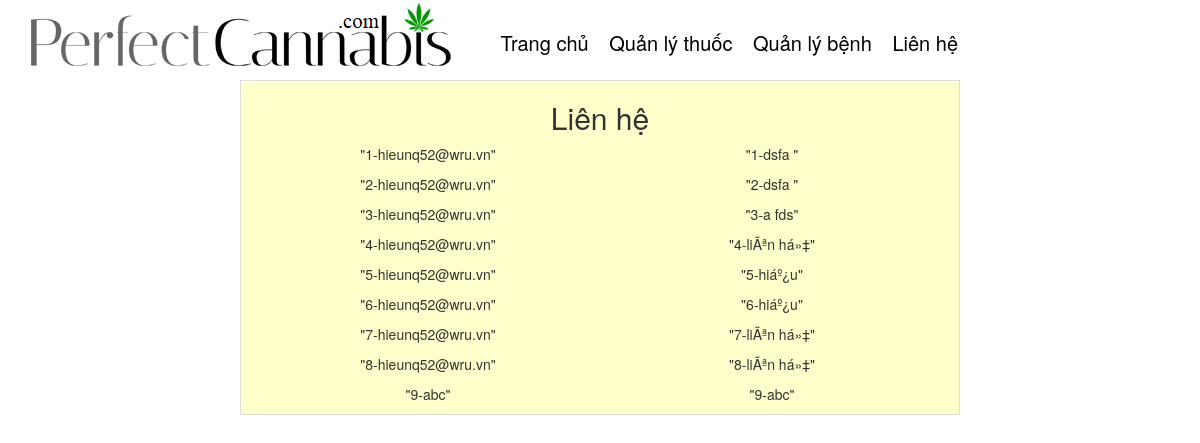
The page /Admin/lienhe1.php on the database as committed earlier.
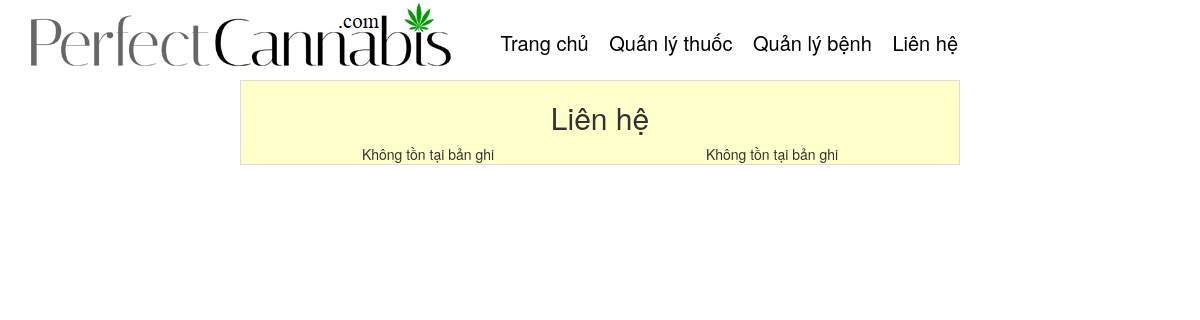
The same page on the database as committed later.
### tables this page shows
CREATE TABLE `lienhe` (
  `Email` varchar(50) DEFAULT NULL,
  `noidung` text
);

### Admin/getLienhe.php (the view, shortened to what this page needs)
<?php
	require('../ketnoi.php');
	mysqli_set_charset($conn,'UTF8');
	$sql="SELECT * FROM lienhe";
	$result=mysqli_query($conn,$sql);
	if(mysqli_num_rows($result)>0){
		while($row=mysqli_fetch_assoc($result)){
			$hienthi='<p>"'.$row['idlienhe'].'-'.$row['Email'].'"</p>';
			echo $hienthi;
		}
	}else{
		echo "Không tồn tại bản ghi";
	}
 ?>

### Admin/lienhe1.php (shortened to what this page needs)
<!DOCTYPE html>
<html lang="en">
<head>
	<link rel="stylesheet" type="text/css" href="../css/quanly2.css">
	<link rel="stylesheet" type="text/css" href="../JqueryBootstrap/bootstrap.min.css">
</head>
<body>
	<?php
	include('../ketnoi.php');
	?>
	<div id="menu">
		<div id="logo">
			<a href="../Webtong/web.php">
				<img src="../images/logo2.png">
			</a>
		</div>
		<div id="menu-bar">
			<nav>
				<a href="../Webtong/web.php">Trang chủ</a>
				<a href="quanlythuoc.php">Quản lý thuốc</a>
				<a href="quanlybenh.php">Quản lý bệnh</a>
				<a href="lienhe1.php">Liên hệ</a>
			</nav>
		</div>
	</div>
	<form action="" method="post">
		<div id="dulieu" class="container">
			<h2>Liên hệ</h2>
				<div class="row">
					<div class="col-md-12">
						<div class="col-md-6" id="div1">
							 <?php
								include('getLienhe.php');
							?>
						</div>
						<div id="div2" class="col-md-6">
							<?php include('getNoidung.php'); ?>
						</div>
					</div>
				</div>
		</div>
	</form>
</body>

### Admin/getNoidung.php (shortened to what this page needs)
<?php
	require('../ketnoi.php');
	mysqli_set_charset($conn,'UTF8');
	$sql="SELECT * FROM lienhe ";
	$result=mysqli_query($conn,$sql);
	if(mysqli_num_rows($result)>0){
		while($row=mysqli_fetch_assoc($result)){
			$hienthi='<p>"'.$row['idlienhe'].'-'.$row['noidung'].'"</p>';
			echo $hienthi;
		}
	}else{
		echo "Không tồn tại bản ghi";
	}
?>

### css/quanly2.css (style rules this page uses)
#menu { background: white; height: 80px; width: 1141px; position: relative; margin-top: 15px; margin: 0px auto; }
#logo { position: absolute; width: 40%; height: 90px; font-size: 20px; background-repeat: no-repeat; }
#menu-bar { position: absolute; font-size: 20px; top: 18px; left: 456px; width: 60%; }
#menu nav a { text-decoration: none; color: black; margin-left: 15px; line-height: 50px; }
#dulieu { width: 60%; border: 1px solid #ddd; margin: 0px auto; background: #FFFFCC ; text-align: center; }
h2 { text-align: center; }

Rows that differ between the two databases and show on the page:
removed lienhe: idlienhe "1", Email "hieunq52@wru.vn", noidung "dsfa"
removed lienhe: idlienhe "2", Email "hieunq52@wru.vn", noidung "dsfa"
removed lienhe: idlienhe "3", Email "hieunq52@wru.vn", noidung "a fds"
removed lienhe: idlienhe "4", Email "hieunq52@wru.vn", noidung "liÃªn há»‡"
removed lienhe: idlienhe "5", Email "hieunq52@wru.vn", noidung "hiáº¿u"
removed lienhe: idlienhe "6", Email "hieunq52@wru.vn", noidung "hiáº¿u"
removed lienhe: idlienhe "7", Email "hieunq52@wru.vn", noidung "liÃªn há»‡"
removed lienhe: idlienhe "8", Email "hieunq52@wru.vn", noidung "liÃªn há»‡"
removed lienhe: idlienhe "9", Email "abc", noidung "abc"
Other text that changed with them:
text now shown: "Không tồn tại bản ghi Không tồn tại bản ghi"
